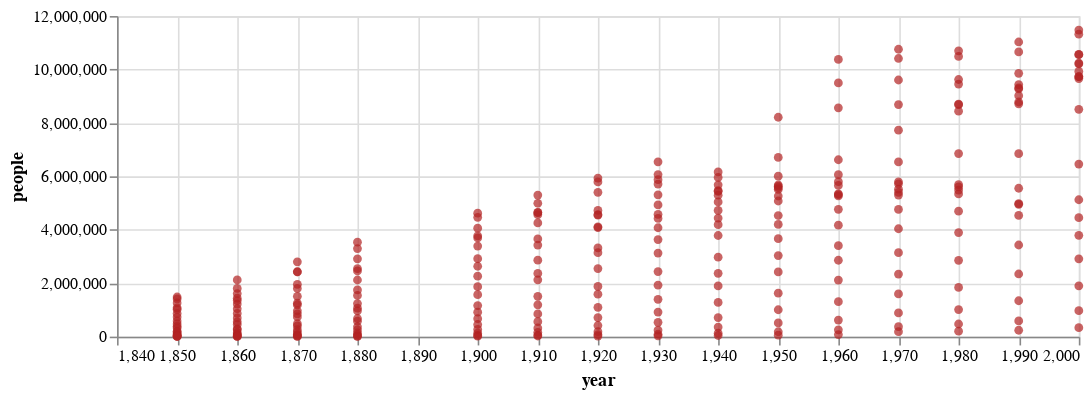

Source (notebook cell):
### Code cell
df = pd.read_json(vega_data.population.url)

is_male = df['sex']==1
df_male = df[is_male]
print(df_male)

alt.Chart(df_male).mark_circle(color='firebrick').encode(     
   alt.Y('people'),     
   alt.X('year', scale=alt.Scale(zero=False))
).properties(
    width=600,
    height=200
)

### Figure 1 — Vega-Lite specification as saved in the notebook (floating-point values rounded to 4 significant figures; data arrays with more than 128 entries replaced by an {"elided": "..."} marker saying what was removed)
{"config": {"view": {"continuousWidth": 400, "continuousHeight": 300}}, "data": {"name": "data-229e32bebb2d22e1bbfc34e61a075066"}, "mark": {"type": "circle", "color": "firebrick"}, "encoding": {"x": {"type": "quantitative", "field": "year", "scale": {"zero": false}}, "y": {"type": "quantitative", "field": "people"}}, "height": 200, "width": 600, "$schema": "https://vega.github.io/schema/vega-lite/v4.8.1.json", "datasets": {"data-229e32bebb2d22e1bbfc34e61a075066": {"elided": "285 records"}}}
